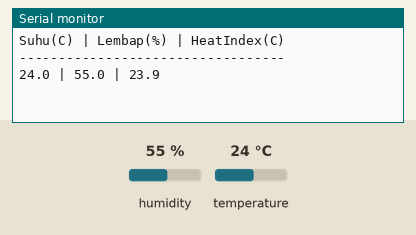
This sketch was run on a simulated Arduino Uno, built with avr-gcc and run on an emulated ATmega328P. Parts: the last lines printed to the serial monitor. The inputs (shaded band) are chosen by the test bench; at power-on: humidity 55 %, temperature 24 °C.

Above: at 3.2 s.
3.3 s: humidity set to 22 %
At 4.5 s:
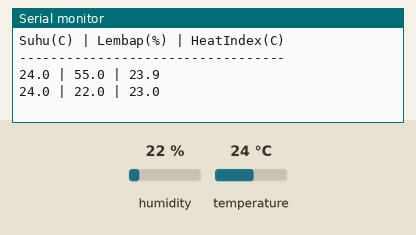
6.0 s: temperature set to 12 °C
At 7.4 s:
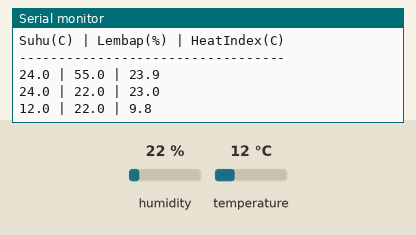
8.7 s: humidity set to 40 %
At 10.9 s:
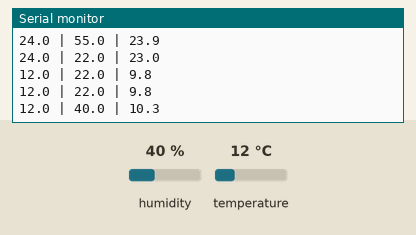
Timing chart, 0 to 12.4 s (numbered marks = the images above; inputs shaded):
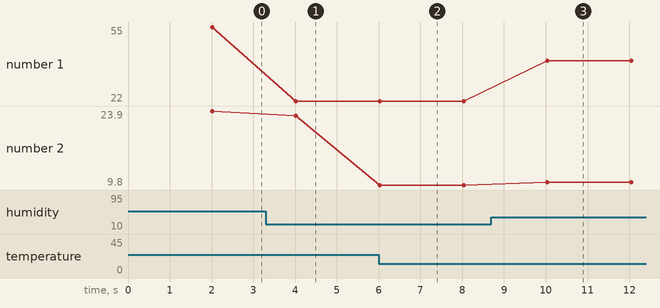

The sketch:

test_dht.ino
```cpp
#include "DHT.h"

#define DHTPIN 4        // <--- Pindah ke Pin 4
#define DHTTYPE DHT22   // <--- Tetep DHT22

DHT dht(DHTPIN, DHTTYPE);

void setup() {
  Serial.begin(9600);
  dht.begin();

  // Header ringkas
  Serial.println("Suhu(C) | Lembap(%) | HeatIndex(C)");
  Serial.println("----------------------------------");
  delay(2000);
}

void loop() {
  float suhu = dht.readTemperature();
  float kelembapan = dht.readHumidity();

  // Cek gagal baca
  if (isnan(suhu) || isnan(kelembapan)) {
    Serial.println("[ERROR] Gagal baca");
    delay(2000);
    return;
  }

  // Hitung Heat Index
  float heatIndex = dht.computeHeatIndex(suhu, kelembapan, false);

  // Tampilan jejer satu baris
  Serial.print(suhu, 1);       // 1 angka di belakang koma biar rapi
  Serial.print(" | ");
  Serial.print(kelembapan, 1);
  Serial.print(" | ");
  Serial.println(heatIndex, 1);

  delay(2000);
}
```

Measured:
- after the input at 3.3 s, the serial monitor: prints a new line after 0.72 s (image 1)
- after the input at 6.0 s, the serial monitor: prints a new line at once (image 2)
- after the input at 8.7 s, the serial monitor: prints a new line after 1.3 s (image 3)
- plotted number 1: 55 → 22 after the input at 3.3 s, 22 → 40 after the input at 8.7 s
- plotted number 2: 23.9 → 23 after the input at 3.3 s, 23 → 9.8 after the input at 6.0 s, 9.8 → 10.3 after the input at 8.7 s
